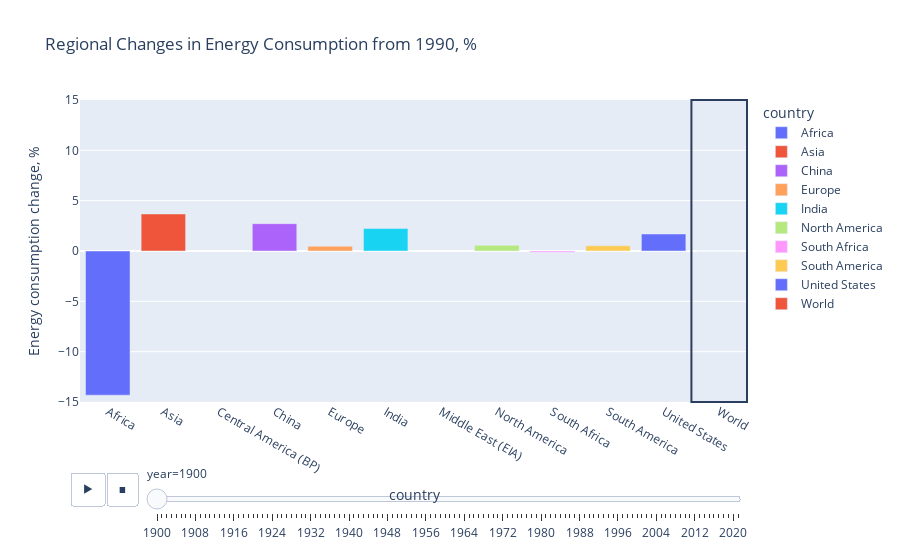

Source (notebook cell):
### Markdown cell above
Let's Try some animations !

### Code cell
import plotly.express as px

# Focusing on columns with data on annual percentage change in energy sources consumption starting year 1990
cons = wec.copy()
cons_features = [col for col in cons.columns if '_cons_change_pct' in col] + ['gdp', 'energy_per_gdp', 'energy_per_capita', 'year', 'country']

cons = cons[cons_features]

# Central America removed due to it is the part of 'South and Central America' value.

regions = ['World', 'Europe', 'North America', 'Central America (BP)', 'South America', 'Africa', 'South Africa', 'Eastern Africa', 'Asia', 'Middle East (EIA)', 'China', 'India', 'United States']

cons = cons[cons['country'].isin(regions)]

fig = px.bar(cons,
             x='country', y='energy_cons_change_pct',
             color='country',
             animation_frame='year',
             animation_group='country',
             range_y=[-15, 15],
             labels={'energy_cons_change_pct': 'Energy consumption change, %'}, 
             title='Regional Changes in Energy Consumption from 1990, %')

fig.add_vrect(x0=11.5, x1=10.5)
plt.tight_layout()
fig.show()

### Figure 1 — Plotly figure (JSON) as saved in the notebook; plotly's stock layout.template omitted (floating-point values rounded to 4 significant figures)
{"data": [{"alignmentgroup": "True", "hovertemplate": "country=%{x}<br>year=1900<br>Energy consumption change, %=%{y}<extra></extra>", "ids": ["Africa"], "legendgroup": "Africa", "marker": {"color": "#636efa", "pattern": {"shape": ""}}, "name": "Africa", "offsetgroup": "Africa", "orientation": "v", "showlegend": true, "textposition": "auto", "type": "bar", "x": ["Africa"], "xaxis": "x", "y": [-14.33], "yaxis": "y"}, {"alignmentgroup": "True", "hovertemplate": "country=%{x}<br>year=1900<br>Energy consumption change, %=%{y}<extra></extra>", "ids": ["Asia"], "legendgroup": "Asia", "marker": {"color": "#EF553B", "pattern": {"shape": ""}}, "name": "Asia", "offsetgroup": "Asia", "orientation": "v", "showlegend": true, "textposition": "auto", "type": "bar", "x": ["Asia"], "xaxis": "x", "y": [3.681], "yaxis": "y"}, {"alignmentgroup": "True", "hovertemplate": "country=%{x}<br>year=1900<br>Energy consumption change, %=%{y}<extra></extra>", "ids": ["China"], "legendgroup": "China", "marker": {"color": "#ab63fa", "pattern": {"shape": ""}}, "name": "China", "offsetgroup": "China", "orientation": "v", "showlegend": true, "textposition": "auto", "type": "bar", "x": ["China"], "xaxis": "x", "y": [2.716], "yaxis": "y"}, {"alignmentgroup": "True", "hovertemplate": "country=%{x}<br>year=1900<br>Energy consumption change, %=%{y}<extra></extra>", "ids": ["Europe"], "legendgroup": "Europe", "marker": {"color": "#FFA15A", "pattern": {"shape": ""}}, "name": "Europe", "offsetgroup": "Europe", "orientation": "v", "showlegend": true, "textposition": "auto", "type": "bar", "x": ["Europe"], "xaxis": "x", "y": [0.47], "yaxis": "y"}, {"alignmentgroup": "True", "hovertemplate": "country=%{x}<br>year=1900<br>Energy consumption change, %=%{y}<extra></extra>", "ids": ["India"], "legendgroup": "India", "marker": {"color": "#19d3f3", "pattern": {"shape": ""}}, "name": "India", "offsetgroup": "India", "orientation": "v", "showlegend": true, "textposition": "auto", "type": "bar", "x": ["India"], "xaxis": "x", "y": [2.231], "yaxis": "y"}, {"alignmentgroup": "True", "hovertemplate": "country=%{x}<br>year=1900<br>Energy consumption change, %=%{y}<extra></extra>", "ids": ["North America"], "legendgroup": "North America", "marker": {"color": "#B6E880", "pattern": {"shape": ""}}, "name": "North America", "offsetgroup": "North America", "orientation": "v", "showlegend": true, "textposition": "auto", "type": "bar", "x": ["North America"], "xaxis": "x", "y": [0.562], "yaxis": "y"}, {"alignmentgroup": "True", "hovertemplate": "country=%{x}<br>year=1900<br>Energy consumption change, %=%{y}<extra></extra>", "ids": ["South Africa"], "legendgroup": "South Africa", "marker": {"color": "#FF97FF", "pattern": {"shape": ""}}, "name": "South Africa", "offsetgroup": "South Africa", "orientation": "v", "showlegend": true, "textposition": "auto", "type": "bar", "x": ["South Africa"], "xaxis": "x", "y": [-0.123], "yaxis": "y"}, {"alignmentgroup": "True", "hovertemplate": "country=%{x}<br>year=1900<br>Energy consumption change, %=%{y}<extra></extra>", "ids": ["South America"], "legendgroup": "South America", "marker": {"color": "#FECB52", "pattern": {"shape": ""}}, "name": "South America", "offsetgroup": "South America", "orientation": "v", "showlegend": true, "textposition": "auto", "type": "bar", "x": ["South America"], "xaxis": "x", "y": [0.518], "yaxis": "y"}, {"alignmentgroup": "True", "hovertemplate": "country=%{x}<br>year=1900<br>Energy consumption change, %=%{y}<extra></extra>", "ids": ["United States"], "legendgroup": "United States", "marker": {"color": "#636efa", "pattern": {"shape": ""}}, "name": "United States", "offsetgroup": "United States", "orientation": "v", "showlegend": true, "textposition": "auto", "type": "bar", "x": ["United States"], "xaxis": "x", "y": [1.688], "yaxis": "y"}, {"alignmentgroup": "True", "hovertemplate": "country=%{x}<br>year=1900<br>Energy consumption change, %=%{y}<extra></extra>", "ids": ["World"], "legendgroup": "World", "marker": {"color": "#EF553B", "pattern": {"shape": ""}}, "name": "World", "offsetgroup": "World", "orientation": "v", "showlegend": true, "textposition": "auto", "type": "bar", "x": ["World"], "xaxis": "x", "y": [0], "yaxis": "y"}], "layout": {"barmode": "relative", "legend": {"title": {"text": "country"}, "tracegroupgap": 0}, "shapes": [{"type": "rect", "x0": 11.5, "x1": 10.5, "xref": "x", "y0": 0, "y1": 1, "yref": "y domain"}], "sliders": [{"active": 0, "currentvalue": {"prefix": "year="}, "len": 0.9, "pad": {"b": 10, "t": 60}, "steps": [{"args": [["1900"], {"frame": {"duration": 0, "redraw": true}, "fromcurrent": true, "mode": "immediate", "transition": {"duration": 0, "easing": "linear"}}], "label": "1900", "method": "animate"}, {"args": [["1901"], {"frame": {"duration": 0, "redraw": true}, "fromcurrent": true, "mode": "immediate", "transition": {"duration": 0, "easing": "linear"}}], "label": "1901", "method": "animate"}, {"args": [["1902"], {"frame": {"duration": 0, "redraw": true}, "fromcurrent": true, "mode": "immediate", "transition": {"duration": 0, "easing": "linear"}}], "label": "1902", "method": "animate"}, {"args": [["1903"], {"frame": {"duration": 0, "redraw": true}, "fromcurrent": true, "mode": "immediate", "transition": {"duration": 0, "easing": "linear"}}], "label": "1903", "method": "animate"}, {"args": [["1904"], {"frame": {"duration": 0, "redraw": true}, "fromcurrent": true, "mode": "immediate", "transition": {"duration": 0, "easing": "linear"}}], "label": "1904", "method": "animate"}, {"args": [["1905"], {"frame": {"duration": 0, "redraw": true}, "fromcurrent": true, "mode": "immediate", "transition": {"duration": 0, "easing": "linear"}}], "label": "1905", "method": "animate"}, {"args": [["1906"], {"frame": {"duration": 0, "redraw": true}, "fromcurrent": true, "mode": "immediate", "transition": {"duration": 0, "easing": "linear"}}], "label": "1906", "method": "animate"}, {"args": [["1907"], {"frame": {"duration": 0, "redraw": true}, "fromcurrent": true, "mode": "immediate", "transition": {"duration": 0, "easing": "linear"}}], "label": "1907", "method": "animate"}, {"args": [["1908"], {"frame": {"duration": 0, "redraw": true}, "fromcurrent": true, "mode": "immediate", "transition": {"duration": 0, "easing": "linear"}}], "label": "1908", "method": "animate"}, {"args": [["1909"], {"frame": {"duration": 0, "redraw": true}, "fromcurrent": true, "mode": "immediate", "transition": {"duration": 0, "easing": "linear"}}], "label": "1909", "method": "animate"}, {"args": [["1910"], {"frame": {"duration": 0, "redraw": true}, "fromcurrent": true, "mode": "immediate", "transition": {"duration": 0, "easing": "linear"}}], "label": "1910", "method": "animate"}, {"args": [["1911"], {"frame": {"duration": 0, "redraw": true}, "fromcurrent": true, "mode": "immediate", "transition": {"duration": 0, "easing": "linear"}}], "label": "1911", "method": "animate"}, {"args": [["1912"], {"frame": {"duration": 0, "redraw": true}, "fromcurrent": true, "mode": "immediate", "transition": {"duration": 0, "easing": "linear"}}], "label": "1912", "method": "animate"}, {"args": [["1913"], {"frame": {"duration": 0, "redraw": true}, "fromcurrent": true, "mode": "immediate", "transition": {"duration": 0, "easing": "linear"}}], "label": "1913", "method": "animate"}, {"args": [["1914"], {"frame": {"duration": 0, "redraw": true}, "fromcurrent": true, "mode": "immediate", "transition": {"duration": 0, "easing": "linear"}}], "label": "1914", "method": "animate"}, {"args": [["1915"], {"frame": {"duration": 0, "redraw": true}, "fromcurrent": true, "mode": "immediate", "transition": {"duration": 0, "easing": "linear"}}], "label": "1915", "method": "animate"}, {"args": [["1916"], {"frame": {"duration": 0, "redraw": true}, "fromcurrent": true, "mode": "immediate", "transition": {"duration": 0, "easing": "linear"}}], "label": "1916", "method": "animate"}, {"args": [["1917"], {"frame": {"duration": 0, "redraw": true}, "fromcurrent": true, "mode": "immediate", "transition": {"duration": 0, "easing": "linear"}}], "label": "1917", "method": "animate"}, {"args": [["1918"], {"frame": {"duration": 0, "redraw": true}, "fromcurrent": true, "mode": "immediate", "transition": {"duration": 0, "easing": "linear"}}], "label": "1918", "method": "animate"}, {"args": [["1919"], {"frame": {"duration": 0, "redraw": true}, "fromcurrent": true, "mode": "immediate", "transition": {"duration": 0, "easing": "linear"}}], "label": "1919", "method": "animate"}, {"args": [["1920"], {"frame": {"duration": 0, "redraw": true}, "fromcurrent": true, "mode": "immediate", "transition": {"duration": 0, "easing": "linear"}}], "label": "1920", "method": "animate"}, {"args": [["1921"], {"frame": {"duration": 0, "redraw": true}, "fromcurrent": true, "mode": "immediate", "transition": {"duration": 0, "easing": "linear"}}], "label": "1921", "method": "animate"}, {"args": [["1922"], {"frame": {"duration": 0, "redraw": true}, "fromcurrent": true, "mode": "immediate", "transition": {"duration": 0, "easing": "linear"}}], "label": "1922", "method": "animate"}, {"args": [["1923"], {"frame": {"duration": 0, "redraw": true}, "fromcurrent": true, "mode": "immediate", "transition": {"duration": 0, "easing": "linear"}}], "label": "1923", "method": "animate"}, {"args": [["1924"], {"frame": {"duration": 0, "redraw": true}, "fromcurrent": true, "mode": "immediate", "transition": {"duration": 0, "easing": "linear"}}], "label": "1924", "method": "animate"}, {"args": [["1925"], {"frame": {"duration": 0, "redraw": true}, "fromcurrent": true, "mode": "immediate", "transition": {"duration": 0, "easing": "linear"}}], "label": "1925", "method": "animate"}, {"args": [["1926"], {"frame": {"duration": 0, "redraw": true}, "fromcurrent": true, "mode": "immediate", "transition": {"duration": 0, "easing": "linear"}}], "label": "1926", "method": "animate"}, {"args": [["1927"], {"frame": {"duration": 0, "redraw": true}, "fromcurrent": true, "mode": "immediate", "transition": {"duration": 0, "easing": "linear"}}], "label": "1927", "method": "animate"}, {"args": [["1928"], {"frame": {"duration": 0, "redraw": true}, "fromcurrent": true, "mode": "immediate", "transition": {"duration": 0, "easing": "linear"}}], "label": "1928", "method": "animate"}, {"args": [["1929"], {"frame": {"duration": 0, "redraw": true}, "fromcurrent": true, "mode": "immediate", "transition": {"duration": 0, "easing": "linear"}}], "label": "1929", "method": "animate"}, {"args": [["1930"], {"frame": {"duration": 0, "redraw": true}, "fromcurrent": true, "mode": "immediate", "transition": {"duration": 0, "easing": "linear"}}], "label": "1930", "method": "animate"}, {"args": [["1931"], {"frame": {"duration": 0, "redraw": true}, "fromcurrent": true, "mode": "immediate", "transition": {"duration": 0, "easing": "linear"}}], "label": "1931", "method": "animate"}, {"args": [["1932"], {"frame": {"duration": 0, "redraw": true}, "fromcurrent": true, "mode": "immediate", "transition": {"duration": 0, "easing": "linear"}}], "label": "1932", "method": "animate"}, {"args": [["1933"], {"frame": {"duration": 0, "redraw": true}, "fromcurrent": true, "mode": "immediate", "transition": {"duration": 0, "easing": "linear"}}], "label": "1933", "method": "animate"}, {"args": [["1934"], {"frame": {"duration": 0, "redraw": true}, "fromcurrent": true, "mode": "immediate", "transition": {"duration": 0, "easing": "linear"}}], "label": "1934", "method": "animate"}, {"args": [["1935"], {"frame": {"duration": 0, "redraw": true}, "fromcurrent": true, "mode": "immediate", "transition": {"duration": 0, "easing": "linear"}}], "label": "1935", "method": "animate"}, {"args": [["1936"], {"frame": {"duration": 0, "redraw": true}, "fromcurrent": true, "mode": "immediate", "transition": {"duration": 0, "easing": "linear"}}], "label": "1936", "method": "animate"}, {"args": [["1937"], {"frame": {"duration": 0, "redraw": true}, "fromcurrent": true, "mode": "immediate", "transition": {"duration": 0, "easing": "linear"}}], "label": "1937", "method": "animate"}, {"args": [["1938"], {"frame": {"duration": 0, "redraw": true}, "fromcurrent": true, "mode": "immediate", "transition": {"duration": 0, "easing": "linear"}}], "label": "1938", "method": "animate"}, {"args": [["1939"], {"frame": {"duration": 0, "redraw": true}, "fromcurrent": true, "mode": "immediate", "transition": {"duration": 0, "easing": "linear"}}], "label": "1939", "method": "animate"}, {"args": [["1940"], {"frame": {"duration": 0, "redraw": true}, "fromcurrent": true, "mode": "immediate", "transition": {"duration": 0, "easing": "linear"}}], "label": "1940", "method": "animate"}, {"args": [["1941"], {"frame": {"duration": 0, "redraw": true}, "fromcurrent": true, "mode": "immediate", "transition": {"duration": 0, "easing": "linear"}}], "label": "1941", "method": "animate"}, {"args": [["1942"], {"frame": {"duration": 0, "redraw": true}, "fromcurrent": true, "mode": "immediate", "transition": {"duration": 0, "easing": "linear"}}], "label": "1942", "method": "animate"}, {"args": [["1943"], {"frame": {"duration": 0, "redraw": true}, "fromcurrent": true, "mode": "immediate", "transition": {"duration": 0, "easing": "linear"}}], "label": "1943", "method": "animate"}, {"args": [["1944"], {"frame": {"duration": 0, "redraw": true}, "fromcurrent": true, "mode": "immediate", "transition": {"duration": 0, "easing": "linear"}}], "label": "1944", "method": "animate"}, {"args": [["1945"], {"frame": {"duration": 0, "redraw": true}, "fromcurrent": true, "mode": "immediate", "transition": {"duration": 0, "easing": "linear"}}], "label": "1945", "method": "animate"}, {"args": [["1946"], {"frame": {"duration": 0, "redraw": true}, "fromcurrent": true, "mode": "immediate", "transition": {"duration": 0, "easing": "linear"}}], "label": "1946", "method": "animate"}, {"args": [["1947"], {"frame": {"duration": 0, "redraw": true}, "fromcurrent": true, "mode": "immediate", "transition": {"duration": 0, "easing": "linear"}}], "label": "1947", "method": "animate"}, {"args": [["1948"], {"frame": {"duration": 0, "redraw": true}, "fromcurrent": true, "mode": "immediate", "transition": {"duration": 0, "easing": "linear"}}], "label": "1948", "method": "animate"}, {"args": [["1949"], {"frame": {"duration": 0, "redraw": true}, "fromcurrent": true, "mode": "immediate", "transition": {"duration": 0, "easing": "linear"}}], "label": "1949", "method": "animate"}, {"args": [["1950"], {"frame": {"duration": 0, "redraw": true}, "fromcurrent": true, "mode": "immediate", "transition": {"duration": 0, "easing": "linear"}}], "label": "1950", "method": "animate"}, {"args": [["1951"], {"frame": {"duration": 0, "redraw": true}, "fromcurrent": true, "mode": "immediate", "transition": {"duration": 0, "easing": "linear"}}], "label": "1951", "method": "animate"}, {"args": [["1952"], {"frame": {"duration": 0, "redraw": true}, "fromcurrent": true, "mode": "immediate", "transition": {"duration": 0, "easing": "linear"}}], "label": "1952", "method": "animate"}, {"args": [["1953"], {"frame": {"duration": 0, "redraw": true}, "fromcurrent": true, "mode": "immediate", "transition": {"duration": 0, "easing": "linear"}}], "label": "1953", "method": "animate"}, {"args": [["1954"], {"frame": {"duration": 0, "redraw": true}, "fromcurrent": true, "mode": "immediate", "transition": {"duration": 0, "easing": "linear"}}], "label": "1954", "method": "animate"}, {"args": [["1955"], {"frame": {"duration": 0, "redraw": true}, "fromcurrent": true, "mode": "immediate", "transition": {"duration": 0, "easing": "linear"}}], "label": "1955", "method": "animate"}, {"args": [["1956"], {"frame": {"duration": 0, "redraw": true}, "fromcurrent": true, "mode": "immediate", "transition": {"duration": 0, "easing": "linear"}}], "label": "1956", "method": "animate"}, {"args": [["1957"], {"frame": {"duration": 0, "redraw": true}, "fromcurrent": true, "mode": "immediate", "transition": {"duration": 0, "easing": "linear"}}], "label": "1957", "method": "animate"}, {"args": [["1958"], {"frame": {"duration": 0, "redraw": true}, "fromcurrent": true, "mode": "immediate", "transition": {"duration": 0, "easing": "linear"}}], "label": "1958", "method": "animate"}, {"args": [["1959"], {"frame": {"duration": 0, "redraw": true}, "fromcurrent": true, "mode": "immediate", "transition": {"duration": 0, "easing": "linear"}}], "label": "1959", "method": "animate"}, {"args": [["1960"], {"frame": {"duration": 0, "redraw": true}, "fromcurrent": true, "mode": "immediate", "transition": {"duration": 0, "easing": "linear"}}], "label": "1960", "method": "animate"}, {"args": [["1961"], {"frame": {"duration": 0, "redraw": true}, "fromcurrent": true, "mode": "immediate", "transition": {"duration": 0, "easing": "linear"}}], "label": "1961", "method": "animate"}, {"args": [["1962"], {"frame": {"duration": 0, "redraw": true}, "fromcurrent": true, "mode": "immediate", "transition": {"duration": 0, "easing": "linear"}}], "label": "1962", "method": "animate"}, {"args": [["1963"], {"frame": {"duration": 0, "redraw": true}, "fromcurrent": true, "mode": "immediate", "transition": {"duration": 0, "easing": "linear"}}], "label": "1963", "method": "animate"}, {"args": [["1964"], {"frame": {"duration": 0, "redraw": true}, "fromcurrent": true, "mode": "immediate", "transition": {"duration": 0, "easing": "linear"}}], "label": "1964", "method": "animate"}, {"args": [["1965"], {"frame": {"duration": 0, "redraw": true}, "fromcurrent": true, "mode": "immediate", "transition": {"duration": 0, "easing": "linear"}}], "label": "1965", "method": "animate"}, {"args": [["1966"], {"frame": {"duration": 0, "redraw": true}, "fromcurrent": true, "mode": "immediate", "transition": {"duration": 0, "easing": "linear"}}], "label": "1966", "method": "animate"}, {"args": [["1967"], {"frame": {"duration": 0, "redraw": true}, "fromcurrent": true, "mode": "immediate", "transition": {"duration": 0, "easing": "linear"}}], "label": "1967", "method": "animate"}, {"args": [["1968"], {"frame": {"duration": 0, "redraw": true}, "fromcurrent": true, "mode": "immediate", "transition": {"duration": 0, "easing": "linear"}}], "label": "1968", "method": "animate"}, {"args": [["1969"], {"frame": {"duration": 0, "redraw": true}, "fromcurrent": true, "mode": "immediate", "transition": {"duration": 0, "easing": "linear"}}], "label": "1969", "method": "animate"}, {"args": [["1970"], {"frame": {"duration": 0, "redraw": true}, "fromcurrent": true, "mode": "immediate", "transition": {"duration": 0, "easing": "linear"}}], "label": "1970", "method": "animate"}, {"args": [["1971"], {"frame": {"duration": 0, "redraw": true}, "fromcurrent": true, "mode": "immediate", "transition": {"duration": 0, "easing": "linear"}}], "label": "1971", "method": "animate"}, {"args": [["1972"], {"frame": {"duration": 0, "redraw": true}, "fromcurrent": true, "mode": "immediate", "transition": {"duration": 0, "easing": "linear"}}], "label": "1972", "method": "animate"}, {"args": [["1973"], {"frame": {"duration": 0, "redraw": true}, "fromcurrent": true, "mode": "immediate", "transition": {"duration": 0, "easing": "linear"}}], "label": "1973", "method": "animate"}, {"args": [["1974"], {"frame": {"duration": 0, "redraw": true}, "fromcurrent": true, "mode": "immediate", "transition": {"duration": 0, "easing": "linear"}}], "label": "1974", "method": "animate"}, {"args": [["1975"], {"frame": {"duration": 0, "redraw": true}, "fromcurrent": true, "mode": "immediate", "transition": {"duration": 0, "easing": "linear"}}], "label": "1975", "method": "animate"}, {"args": [["1976"], {"frame": {"duration": 0, "redraw": true}, "fromcurrent": true, "mode": "immediate", "transition": {"duration": 0, "easing": "linear"}}], "label": "1976", "method": "animate"}, {"args": [["1977"], {"frame": {"duration": 0, "redraw": true}, "fromcurrent": true, "mode": "immediate", "transition": {"duration": 0, "easing": "linear"}}], "label": "1977", "method": "animate"}, {"args": [["1978"], {"frame": {"duration": 0, "redraw": true}, "fromcurrent": true, "mode": "immediate", "transition": {"duration": 0, "easing": "linear"}}], "label": "1978", "method": "animate"}, {"args": [["1979"], {"frame": {"duration": 0, "redraw": true}, "fromcurrent": true, "mode": "immediate", "transition": {"duration": 0, "easing": "linear"}}], "label": "1979", "method": "animate"}, {"args": [["1980"], {"frame": {"duration": 0, "redraw": true}, "fromcurrent": true, "mode": "immediate", "transition": {"duration": 0, "easing": "linear"}}], "label": "1980", "method": "animate"}, {"args": [["1981"], {"frame": {"duration": 0, "redraw": true}, "fromcurrent": true, "mode": "immediate", "transition": {"duration": 0, "easing": "linear"}}], "label": "1981", "method": "animate"}, {"args": [["1982"], {"frame": {"duration": 0, "redraw": true}, "fromcurrent": true, "mode": "immediate", "transition": {"duration": 0, "easing": "linear"}}], "label": "1982", "method": "animate"}, {"args": [["1983"], {"frame": {"duration": 0, "redraw": true}, "fromcurrent": true, "mode": "immediate", "transition": {"duration": 0, "easing": "linear"}}], "label": "1983", "method": "animate"}, {"args": [["1984"], {"frame": {"duration": 0, "redraw": true}, "fromcurrent": true, "mode": "immediate", "transition": {"duration": 0, "easing": "linear"}}], "label": "1984", "method": "animate"}, {"args": [["1985"], {"frame": {"duration": 0, "redraw": true}, "fromcurrent": true, "mode": "immediate", "transition": {"duration": 0, "easing": "linear"}}], "label": "1985", "method": "animate"}, {"args": [["1986"], {"frame": {"duration": 0, "redraw": true}, "fromcurrent": true, "mode": "immediate", "transition": {"duration": 0, "easing": "linear"}}], "label": "1986", "method": "animate"}, {"args": [["1987"], {"frame": {"duration": 0, "redraw": true}, "fromcurrent": true, "mode": "immediate", "transition": {"duration": 0, "easing": "linear"}}], "label": "1987", "method": "animate"}, {"args": [["1988"], {"frame": {"duration": 0, "redraw": true}, "fromcurrent": true, "mode": "immediate", "transition": {"duration": 0, "easing": "linear"}}], "label": "1988", "method": "animate"}, {"args": [["1989"], {"frame": {"duration": 0, "redraw": true}, "fromcurrent": true, "mode": "immediate", "transition": {"duration": 0, "easing": "linear"}}], "label": "1989", "method": "animate"}, {"args": [["1990"], {"frame": {"duration": 0, "redraw": true}, "fromcurrent": true, "mode": "immediate", "transition": {"duration": 0, "easing": "linear"}}], "label": "1990", "method": "animate"}, {"args": [["1991"], {"frame": {"duration": 0, "redraw": true}, "fromcurrent": true, "mode": "immediate", "transition": {"duration": 0, "easing": "linear"}}], "label": "1991", "method": "animate"}, {"args": [["1992"], {"frame": {"duration": 0, "redraw": true}, "fromcurrent": true, "mode": "immediate", "transition": {"duration": 0, "easing": "linear"}}], "label": "1992", "method": "animate"}, {"args": [["1993"], {"frame": {"duration": 0, "redraw": true}, "fromcurrent": true, "mode": "immediate", "transition": {"duration": 0, "easing": "linear"}}], "label": "1993", "method": "animate"}, {"args": [["1994"], {"frame": {"duration": 0, "redraw": true}, "fromcurrent": true, "mode": "immediate", "transition": {"duration": 0, "easing": "linear"}}], "label": "1994", "method": "animate"}, {"args": [["1995"], {"frame": {"duration": 0, "redraw": true}, "fromcurrent": true, "mode": "immediate", "transition": {"duration": 0, "easing": "linear"}}], "label": "1995", "method": "animate"}, {"args": [["1996"], {"frame": {"duration": 0, "redraw": true}, "fromcurrent": true, "mode": "immediate", "transition": {"duration": 0, "easing": "linear"}}], "label": "1996", "method": "animate"}, {"args": [["1997"], {"frame": {"duration": 0, "redraw": true}, "fromcurrent": true, "mode": "immediate", "transition": {"duration": 0, "easing": "linear"}}], "label": "1997", "method": "animate"}, {"args": [["1998"], {"frame": {"duration": 0, "redraw": true}, "fromcurrent": true, "mode": "immediate", "transition": {"duration": 0, "easing": "linear"}}], "label": "1998", "method": "animate"}, {"args": [["1999"], {"frame": {"duration": 0, "redraw": true}, "fromcurrent": true, "mode": "immediate", "transition": {"duration": 0, "easing": "linear"}}], "label": "1999", "method": "animate"}, {"args": [["2000"], {"frame": {"duration": 0, "redraw": true}, "fromcurrent": true, "mode": "immediate", "transition": {"duration": 0, "easing": "linear"}}], "label": "2000", "method": "animate"}, {"args": [["2001"], {"frame": {"duration": 0, "redraw": true}, "fromcurrent": true, "mode": "immediate", "transition": {"duration": 0, "easing": "linear"}}], "label": "2001", "method": "animate"}, {"args": [["2002"], {"frame": {"duration": 0, "redraw": true}, "fromcurrent": true, "mode": "immediate", "transition": {"duration": 0, "easing": "linear"}}], "label": "2002", "method": "animate"}, {"args": [["2003"], {"frame": {"duration": 0, "redraw": true}, "fromcurrent": true, "mode": "immediate", "transition": {"duration": 0, "easing": "linear"}}], "label": "2003", "method": "animate"}, {"args": [["2004"], {"frame": {"duration": 0, "redraw": true}, "fromcurrent": true, "mode": "immediate", "transition": {"duration": 0, "easing": "linear"}}], "label": "2004", "method": "animate"}, {"args": [["2005"], {"frame": {"duration": 0, "redraw": true}, "fromcurrent": true, "mode": "immediate", "transition": {"duration": 0, "easing": "linear"}}], "label": "2005", "method": "animate"}, {"args": [["2006"], {"frame": {"duration": 0, "redraw": true}, "fromcurrent": true, "mode": "immediate", "transition": {"duration": 0, "easing": "linear"}}], "label": "2006", "method": "animate"}, {"args": [["2007"], {"frame": {"duration": 0, "redraw": true}, "fromcurrent": true, "mode": "immediate", "transition": {"duration": 0, "easing": "linear"}}], "label": "2007", "method": "animate"}, {"args": [["2008"], {"frame": {"duration": 0, "redraw": true}, "fromcurrent": true, "mode": "immediate", "transition": {"duration": 0, "easing": "linear"}}], "label": "2008", "method": "animate"}, {"args": [["2009"], {"frame": {"duration": 0, "redraw": true}, "fromcurrent": true, "mode": "immediate", "transition": {"duration": 0, "easing": "linear"}}], "label": "2009", "method": "animate"}, {"args": [["2010"], {"frame": {"duration": 0, "redraw": true}, "fromcurrent": true, "mode": "immediate", "transition": {"duration": 0, "easing": "linear"}}], "label": "2010", "method": "animate"}, {"args": [["2011"], {"frame": {"duration": 0, "redraw": true}, "fromcurrent": true, "mode": "immediate", "transition": {"duration": 0, "easing": "linear"}}], "label": "2011", "method": "animate"}, {"args": [["2012"], {"frame": {"duration": 0, "redraw": true}, "fromcurrent": true, "mode": "immediate", "transition": {"duration": 0, "easing": "linear"}}], "label": "2012", "method": "animate"}, {"args": [["2013"], {"frame": {"duration": 0, "redraw": true}, "fromcurrent": true, "mode": "immediate", "transition": {"duration": 0, "easing": "linear"}}], "label": "2013", "method": "animate"}, {"args": [["2014"], {"frame": {"duration": 0, "redraw": true}, "fromcurrent": true, "mode": "immediate", "transition": {"duration": 0, "easing": "linear"}}], "label": "2014", "method": "animate"}, {"args": [["2015"], {"frame": {"duration": 0, "redraw": true}, "fromcurrent": true, "mode": "immediate", "transition": {"duration": 0, "easing": "linear"}}], "label": "2015", "method": "animate"}, {"args": [["2016"], {"frame": {"duration": 0, "redraw": true}, "fromcurrent": true, "mode": "immediate", "transition": {"duration": 0, "easing": "linear"}}], "label": "2016", "method": "animate"}, {"args": [["2017"], {"frame": {"duration": 0, "redraw": true}, "fromcurrent": true, "mode": "immediate", "transition": {"duration": 0, "easing": "linear"}}], "label": "2017", "method": "animate"}, {"args": [["2018"], {"frame": {"duration": 0, "redraw": true}, "fromcurrent": true, "mode": "immediate", "transition": {"duration": 0, "easing": "linear"}}], "label": "2018", "method": "animate"}, {"args": [["2019"], {"frame": {"duration": 0, "redraw": true}, "fromcurrent": true, "mode": "immediate", "transition": {"duration": 0, "easing": "linear"}}], "label": "2019", "method": "animate"}, {"args": [["2020"], {"frame": {"duration": 0, "redraw": true}, "fromcurrent": true, "mode": "immediate", "transition": {"duration": 0, "easing": "linear"}}], "label": "2020", "method": "animate"}, {"args": [["2021"], {"frame": {"duration": 0, "redraw": true}, "fromcurrent": true, "mode": "immediate", "transition": {"duration": 0, "easing": "linear"}}], "label": "2021", "method": "animate"}], "x": 0.1, "xanchor": "left", "y": 0, "yanchor": "top"}], "title": {"text": "Regional Changes in Energy Consumption from 1990, %"}, "updatemenus": [{"buttons": [{"args": [null, {"frame": {"duration": 500, "redraw": true}, "fromcurrent": true, "mode": "immediate", "transition": {"duration": 500, "easing": "linear"}}], "label": "&#9654;", "method": "animate"}, {"args": [[null], {"frame": {"duration": 0, "redraw": true}, "fromcurrent": true, "mode": "immediate", "transition": {"duration": 0, "easing": "linear"}}], "label": "&#9724;", "method": "animate"}], "direction": "left", "pad": {"r": 10, "t": 70}, "showactive": false, "type": "buttons", "x": 0.1, "xanchor": "right", "y": 0, "yanchor": "top"}], "xaxis": {"anchor": "y", "categoryarray": ["Africa", "Asia", "Central America (BP)", "China", "Europe", "India", "Middle East (EIA)", "North America", "South Africa", "South America", "United States", "World"], "categoryorder": "array", "domain": [0, 1], "title": {"text": "country"}}, "yaxis": {"anchor": "x", "domain": [0, 1], "range": [-15, 15], "title": {"text": "Energy consumption change, %"}}}}
